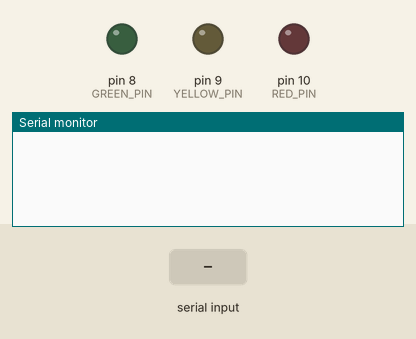
Bench run of a sketch on a simulated Arduino Leonardo, built with avr-gcc and run on an emulated ATmega32U4. Shown: output pins drawn as LEDs (lit = HIGH), the last lines printed to the serial monitor. The inputs (shaded band) are chosen by the test bench.

Above: at 1.8 s.
1.9 s: "H" received over Serial
At 3.2 s:
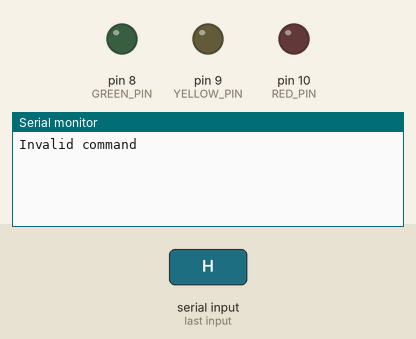
3.5 s: "L" received over Serial
At 4.7 s:
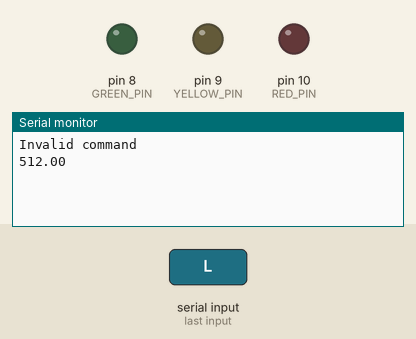

Measured:
- after the input at 1.9 s, the serial monitor: prints a new line after 0.10 s (image 1)
- after the input at 3.5 s, the serial monitor: prints a new line at once (image 2)

The sketch:

ArduinoCommunicationJava.ino
```cpp
#define GREEN_PIN 8
#define YELLOW_PIN 9
#define RED_PIN 10
#define LIGHT_PIN 0

int greenValue = LOW;
int yellowValue = LOW;
int redValue = LOW;
float sensor;

void setup() {
  pinMode(GREEN_PIN, OUTPUT);
  pinMode(YELLOW_PIN, OUTPUT);
  pinMode(RED_PIN, OUTPUT);

  Serial.begin(9600);

  // to Serial delay fix to Leonardo
  //while(!Serial) ;
}

void loop() {
  if(Serial.available()) {
    char command = Serial.read();

    switch(command) {
      case 'R':
        if(Serial.read() == 'H')
          redValue = HIGH;
        else
          redValue = LOW;
        break;
      case 'Y':
        if(Serial.read() == 'H')
          yellowValue = HIGH;
        else
          yellowValue = LOW;
        break;
      case 'G':
        if(Serial.read() == 'H')
          greenValue = HIGH;
        else
          greenValue = LOW;
        break;
      case 'L':
        sensor = analogRead(LIGHT_PIN);
        Serial.println(sensor);
        break;
      default:
        Serial.println("Invalid command");
        break;
    }
  }
  digitalWrite(GREEN_PIN, greenValue);
  digitalWrite(YELLOW_PIN, yellowValue);
  digitalWrite(RED_PIN, redValue);
  delay(500);
}
```
